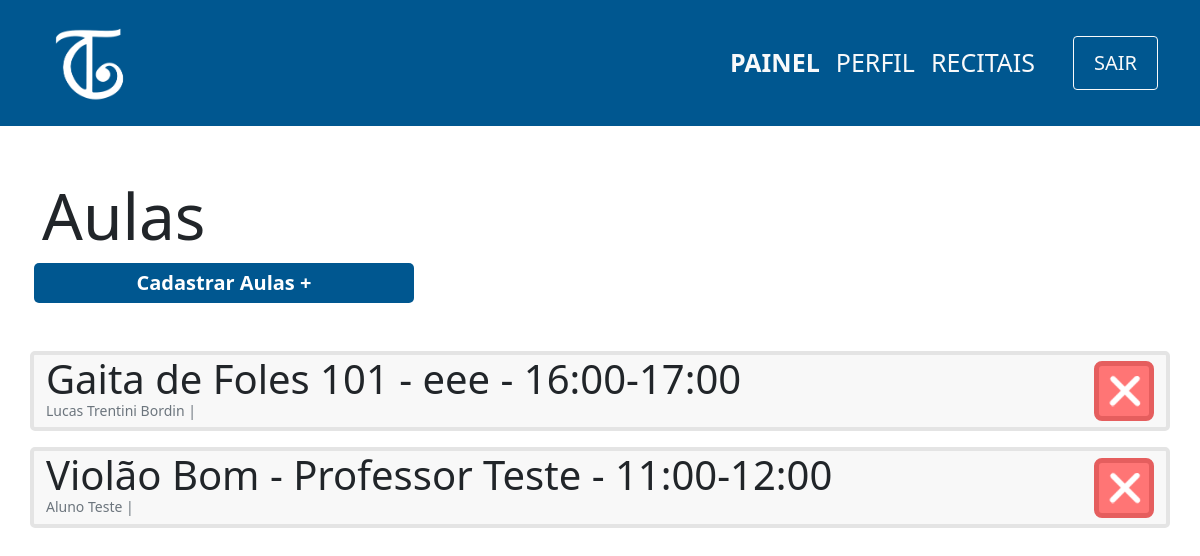
The app's page /view/aula/index.php (signed in) with its own data.
### tables this page shows
CREATE TABLE aula(
                id INTEGER PRIMARY KEY,
                id_curso integer not null,
                id_horario integer not null, 
                foreign key (id_curso) references curso(id) ON DELETE CASCADE,
                foreign key (id_horario) references horario(id) ON DELETE CASCADE
            );

CREATE TABLE curso(
                id INTEGER PRIMARY KEY,
                nome varchar(100) not null,
                id_professor integer not null,
                FOREIGN KEY (id_professor) references professor(id) ON DELETE CASCADE
            );

CREATE TABLE aluno_aula(
                id INTEGER PRIMARY KEY,
                id_aula integer not null,
                id_aluno integer not null,
                foreign key (id_aluno) references aluno(id) ON DELETE CASCADE,
                foreign key (id_aula) references aula(id) ON DELETE CASCADE
            );

CREATE TABLE aluno(
                id INTEGER PRIMARY KEY,
                cpf varchar(11) not null,
                nome varchar(100) not null,
                username varchar(100) UNIQUE not null,
                responsavel varchar(100),
                data_nasc date not null,
                senha varchar(100) not null,
                email varchar(100) UNIQUE not null                    
            );

### controller/aula/index.php (called while the page is built)
<?php
    require '../../db/connection.php';
    try {
        $sql=$db->prepare('SELECT nome,aluno.id as id,aluno_aula.id_aula as id_aula FROM aluno
        JOIN ALUNO_AULA on ALUNO.id = ALUNO_AULA.id_aluno');
        $sql->execute();
        $alunos=$sql->fetchAll(PDO::FETCH_ASSOC);
        $sql=$db->prepare('SELECT aula.id as id,curso.nome as nome, horario.periodo as periodo, professor.nome as professor FROM AULA
        JOIN CURSO on aula.id_curso = curso.id
        JOIN HORARIO on aula.id_horario = horario.id
        JOIN PROFESSOR on curso.id_professor = professor.id');
        $sql->execute();
        $aulas=$sql->fetchAll(PDO::FETCH_ASSOC);
    } catch (PDOException $e) {
        echo 'Erro ao executar comando no banco de dados: ' . $e->getMessage();
        exit();
    }
?>

### view/aula/index.php (the view, shortened to what this page needs)
<?php
    include '../../layouts/navbar.php';
    include '../../controller/aula/index.php';
?>
<div class="container">
    <div class="row mt-5">
        <h1 class="mt-1 display-3">Aulas</h1>
        <span class="btn-principal col-md-4 col-sm-12 mx-1 text-center mb-5" onclick="location.href='cadastro.php'">
            <a href="cadastro.php">Cadastrar Aulas +</a>
        </span>
            <?php
                foreach($aulas as $aula){
                    echo '
                    <div class="col-12 card d-flex flex-row mb-3 justify-content-between">
                        <div class="d-flex flex-column">
                            <p class="m-0 display-6">
                                '.$aula['nome'].' - '.$aula['professor'].' - '.$aula['periodo'].'
                            </p>
                            <p class="m-0 text-muted display-3 mb-2" style="font-size:14px">';
                               foreach($alunos as $aluno){
                                    if($aluno['id_aula']==$aula['id']){
                                        echo $aluno['nome'].' | ';
                                    }
                               }
                                echo'
                            </p>
                        </div>
                        <div class="d-flex align-items-center">
                            <button onclick="location.href=\'../../controller/aula/delete.php?id='.$aula['id'].'\';" class="btn-remover">
                                <img src="../../images/delete-icon.png" width=40px>
                            </button>
                        </div>
                    </div>
                    ';
                }
            ?>
    </div>
</div>

### css/style.css (style rules this page uses)
a { text-decoration: none; color:white; }
.btn-principal { background-color: #005790; color:white; padding: 5px 25px; font-weight: 600; font-size:20px; border:none; border-radius:5px; cursor: pointer; text-decoration: none; }
.card { background-color:#F8F8F8; border: 4px solid #E4E4E4; border-radius: 5px; }
.btn-remover { background-color:#FF7575; border: 5px solid #E55E5E; color:white; border-radius:8px; width:60px; height:60px; cursor: pointer; }

### records on screen
aula: id_curso.nome "Gaita de Foles 101", professor "eee", periodo "16:00-17:00"
aluno_aula: id_aluno.nome "Lucas Trentini Bordin"
aula: id_curso.nome "Violão Bom", professor "Professor Teste", periodo "11:00-12:00"
aluno_aula: id_aluno.nome "Aluno Teste"
